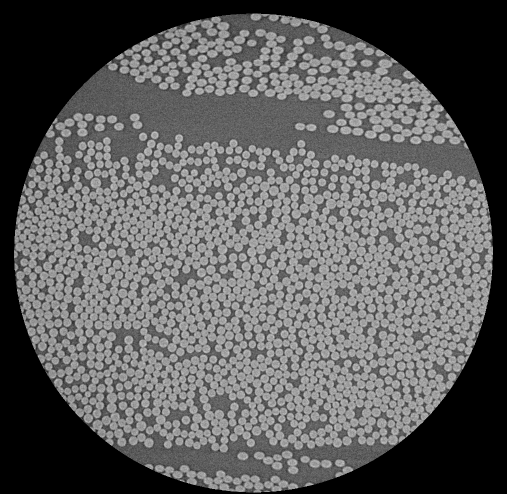
#> input picture Exam/Week 4/EX_4_data/CT_lab_high_res.png, 1013 x 988 px (shown at 1/2 size)
$ jupyter execute Exercises.ipynb   (shell and % lines are left out)
#> lines starting #> are read from the running program, lines starting #| are printed output that depends on the picture; long printed decimals are rounded
# Exercise 4.1 - rotation, translation and scale testing with 2D points

[cell 1]
import numpy as np
import matplotlib.pyplot as plt
import math

def get_points(n):
    return np.random.randint(low=-20, high=20, size=n), np.random.randint(low=-20, high=20, size=n)
n = 1000
x,y = get_points(n)

[cell 2]
plt.plot(x, y, 'ro')
plt.show()
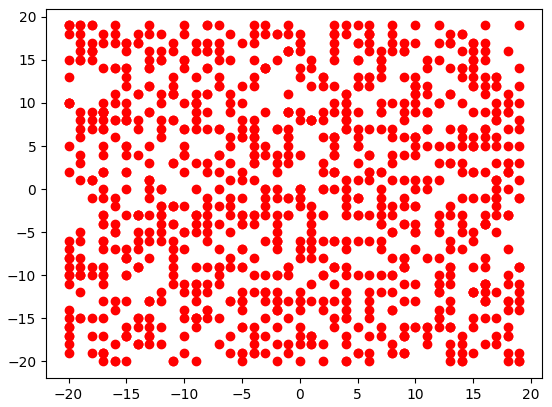
#> figure drawn by matplotlib, 1 panel

[cell 3]
def rotate_origin_only(xy, radians):
    """Only rotate a point around the origin (0, 0)."""
    x, y = xy
    xx = x * math.cos(radians) + y * math.sin(radians)
    yy = -x * math.sin(radians) + y * math.cos(radians)

    return xx, yy


rotated_x = []
rotated_y = []
for point in zip(x,y):
    new_x, new_y = rotate_origin_only(point, 0.25)
    rotated_x.append(new_x)
    rotated_y.append(new_y)
t_r_x = []
t_r_y = []
for point in zip(rotated_x,rotated_y):
    t_r_x.append(point[0] + 3)
    t_r_y.append(point[1] + 5)
plt.plot(t_r_x, t_r_y, 'ro')
plt.show()
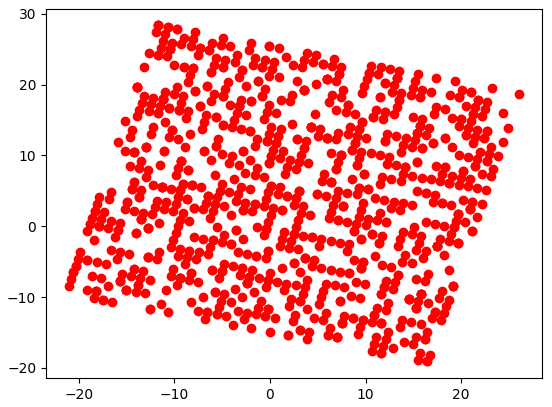
#> figure drawn by matplotlib, 1 panel

[cell 4]
centroid_p = np.array((np.mean(x), np.mean(y)))
centroid_q = np.array((np.mean(t_r_x), np.mean(t_r_y)))
plt.plot(centroid_p[0], centroid_p[1], 'bo')
plt.plot(x, y, 'ro')
plt.show()

[cell 5]
p = np.array((x,y))
q = np.array((t_r_x,t_r_y))
print(p)
print(q)
C = (np.matmul(np.subtract(q,centroid_q.reshape(2,1)),np.transpose(np.subtract(p,centroid_p.reshape(2,1)))))
print(C)
u, s, vh = np.linalg.svd(C)
print(u)
print(vh)

[cell 6]
R_hat = np.matmul(u, vh)
D = np.array([[1,0],[0,np.linalg.det(R_hat)]])
R = np.matmul(R_hat, D)
print(R)

[cell 7]
t = centroid_q - np.matmul(R, centroid_p)
print(t)

# Exercise 4.2 - SIFT feature matching

[cell 8]
import numpy as np
import argparse
import imutils
from matplotlib import pyplot as plt
import cv2

[cell 9]
image = cv2.imread('EX_4_data/CT_lab_high_res.png')
#> image is the input picture: shape (988, 1013, 3); min 0, max 220, mean 93.5
plt.imshow(image)
plt.show()
rotated = imutils.rotate_bound(image, 75)
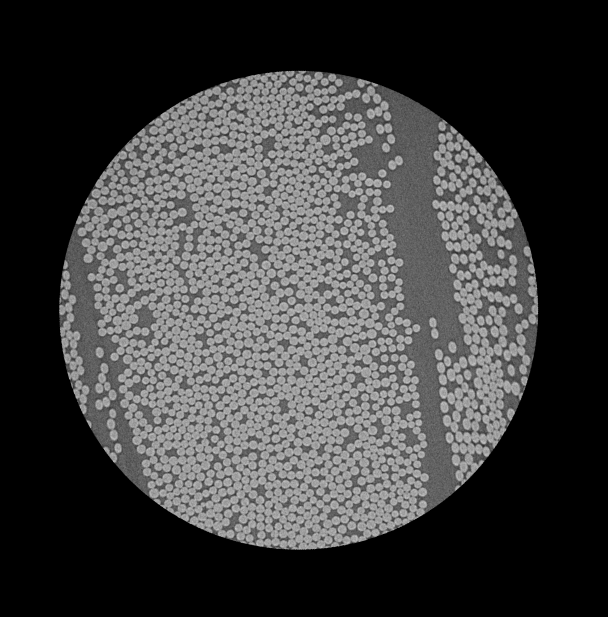
#> rotated: shape (1234, 1216, 3) (shown at 1/2 size); min 0, max 213, mean 62.3
scale_percent = 40 # percent of original size
width = int(rotated.shape[1] * scale_percent / 100)
#> width = 486
height = int(rotated.shape[0] * scale_percent / 100)
#> height = 493
dim = (width, height)
#> dim = (486, 493)
# resize image
rotated_resized = cv2.resize(rotated, dim, interpolation = cv2.INTER_AREA)
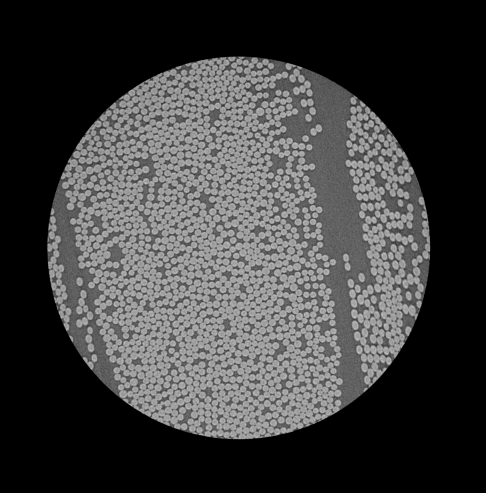
#> rotated_resized: shape (493, 486, 3); min 0, max 198, mean 62.3
plt.imshow(rotated_resized)
plt.show()

[cell 10]
print(cv2.__version__)
sift = cv2.xfeatures2d.SIFT_create()
kp1, des1 = sift.detectAndCompute(image,None)
#> kp1 = 19099 keypoints; strongest (x, y, size): (895, 231, 5.5), (931, 290, 5), (594, 975, 2.8), (115, 412, 3.2)
print(des1.shape)
#| (19099, 128)
kp2, des2 = sift.detectAndCompute(rotated_resized,None)
#> kp2 = 4304 keypoints; strongest (x, y, size): (385, 369, 2.2), (223, 240, 196.4), (288, 66, 4.2), (419, 304, 3.7)
print(des2.shape)
#| (4304, 128)

[cell 11]
bf = cv2.BFMatcher(cv2.NORM_L2)
matches = bf.knnMatch(des1,des2,k=2)
#> matches = 19099 matches

[cell 12]
good = []

print(matches[0][1].distance)
#| 79.981
for m,n in matches:
    if  m.distance < 0.6*n.distance:
        good.append([m])
#> after the loop, good = 2701 matches
# cv.drawMatchesKnn expects list of lists as matches.
print(good[0][0].distance)
#| 47.297
#good = sorted(student_tuples, key=lambda student: student[2])
img3 = cv2.drawMatchesKnn(image,kp1,rotated_resized,kp2,good[0:250],None,flags=cv2.DrawMatchesFlags_NOT_DRAW_SINGLE_POINTS, matchColor=[255,0,0])
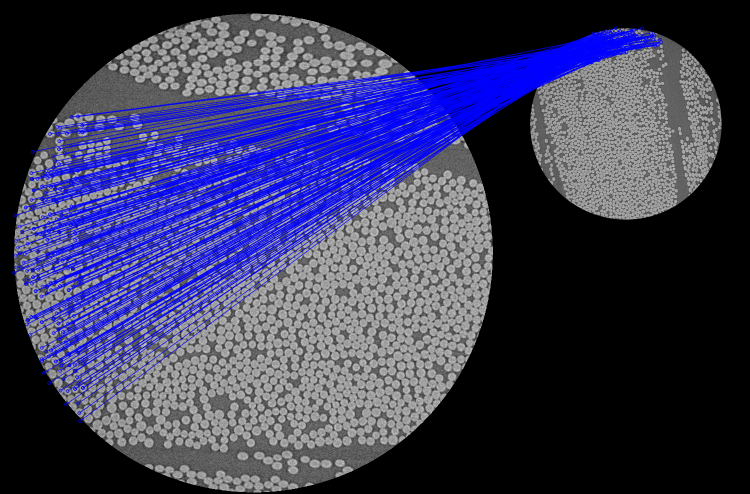
#> img3: shape (988, 1499, 3) (shown at 1/2 size); mean B, G, R 91.6, 58.5, 58.5
plt.imshow(img3)
plt.show()

[cell 13]
image_high_res = cv2.imread('EX_4_data/CT_lab_high_res.png')
plt.imshow(image_high_res)
plt.show()
image_low_res = cv2.imread('EX_4_data/CT_lab_low_res.png')
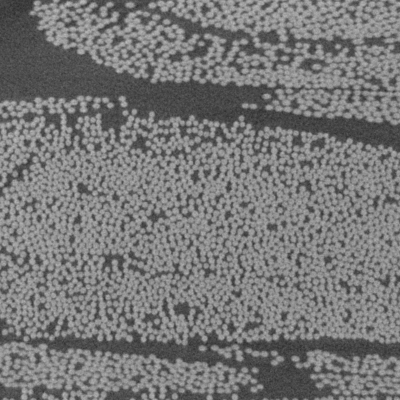
#> input picture Exam/Week 4/EX_4_data/CT_lab_low_res.png, 400 x 400 px
#> image_low_res is the input picture: shape (400, 400, 3); min 46, max 188, mean 119.7
plt.imshow(image_low_res)
plt.show()

[cell 14]
sift = cv2.xfeatures2d.SIFT_create()
kp1, des1 = sift.detectAndCompute(image_high_res,None)
print(des1.shape)
#| (19099, 128)
kp2, des2 = sift.detectAndCompute(image_low_res,None)
#> kp2 = 6363 keypoints; strongest (x, y, size): (267, 96, 4.2), (269, 107, 3.8), (245, 234, 3.9), (143, 225, 4.1)
print(des2.shape)
#| (6363, 128)
bf = cv2.BFMatcher(cv2.NORM_L2)
matches = bf.knnMatch(des1,des2,k=2)
good = []

print(matches[0][1].distance)
#| 270.701
for m,n in matches:
    if  m.distance < 0.6*n.distance:
        good.append([m])
#> after the loop, good = 638 matches
# cv.drawMatchesKnn expects list of lists as matches.
print(good[0][0].distance)
#| 115.391
#good = sorted(student_tuples, key=lambda student: student[2])
img3 = cv2.drawMatchesKnn(image_high_res,kp1,image_low_res,kp2,good,None,flags=cv2.DrawMatchesFlags_NOT_DRAW_SINGLE_POINTS, matchColor=[255,0,0])
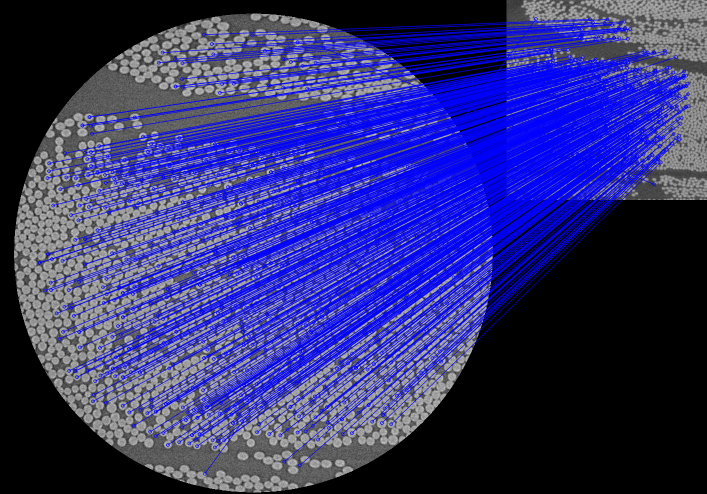
#> img3: shape (988, 1413, 3) (shown at 1/2 size); mean B, G, R 119, 49.6, 49.6
plt.imshow(img3)
plt.show()

# Exercise 4.3 - Transforming matched features

[cell 15]
#First we compute the descriptors and keypoints and find matches
kp1, des1 = sift.detectAndCompute(image_high_res,None)
kp2, des2 = sift.detectAndCompute(image_low_res,None)
bf = cv2.BFMatcher(cv2.NORM_L2)
matches = bf.knnMatch(des1,des2,k=2)
good = []
for m,n in matches:
    if  m.distance < 0.6*n.distance:
        good.append([m])

[cell 16]
#Filter out matches that have too large distance between them
print(len(good))
#| 638
result = list(filter(lambda x: (x[0].distance < 170), good))
#> result = 608 matches
print(len(result))
#| 608

[cell 17]
#Get keypoints of matches
p = []
q = []

for m in result:
    p.append(kp1[m[0].queryIdx].pt)
    q.append(kp2[m[0].trainIdx].pt)
#> after the loop, p = 608 pairs, first value 78.8 to 931.8, second value 84.08 to 929.9; q = 608 pairs, first value 48.93 to 363.4, second value 42.83 to 368.2

[cell 18]
centroid_p = np.mean(p, axis=0)
#> centroid_p = [500, 548.1]
centroid_q = np.mean(q, axis=0)
#> centroid_q = [203.9, 214.6]
avg_d_q = np.subtract(q,centroid_q)
#> avg_d_q = 608 pairs, first value -155 to 159.5, second value -171.7 to 153.6
dist_q = 0
for p_1 in avg_d_q:
    dist_q += math.sqrt(p_1[0]**2 + p_1[1]**2)
#> this loop made 608 passes
#> (p_1, dist_q) on passes 1 to 3: ([-155, -8.56], 155.2), ([-155, -8.56], 310.5), ([-151.4, 11.42], 462.3)
#> after the loop, dist_q = 62039.8
avg_d_p = np.subtract(p,centroid_p)
#> avg_d_p = 608 pairs, first value -421.2 to 431.7, second value -464.1 to 381.8
dist_p = 0
for p_1 in avg_d_p:
    dist_p += math.sqrt(p_1[0]**2 + p_1[1]**2)
#> this loop made 608 passes
#> (p_1, dist_p) on passes 1 to 3: ([-421.2, -22.96], 421.8), ([-421.2, -22.96], 843.7), ([-410.1, 32.37], 1255.1)
#> after the loop, dist_p = 168384.9
s=dist_q/dist_p
#> s = 0.368
print(s)
#| 0.3684

C = (np.matmul(np.transpose(avg_d_q), avg_d_p))
#> C = [[11010692.7, 22300.6], [53318.5, 8521406.1]]

u, s, vh = np.linalg.svd(C)
#> u = [[-1, -0.016], [-0.016, 1]]; s = [11011279.1, 8520844.3]; vh = [[-1, -0.0144], [-0.0144, 1]]
R_hat = np.matmul(u, vh)
#> R_hat = [[1, -0.00159], [0.00159, 1]]
D = np.array([[1,0],[0,np.linalg.det(R_hat)]])
#> D = [[1, 0], [0, 1]]
R = np.matmul(R_hat, D)
#> R = [[1, -0.00159], [0.00159, 1]]
print(R)
#| [[ 1 -0.001588]
#|  [ 0.001588  1]]
s=dist_q/dist_p
#> s = 0.368
t = centroid_q - np.matmul(R, centroid_p)*s
#> t = [20.03, 12.32]
print(t)
#| [20.026 12.317]

[cell 19]
img2 = cv2.drawKeypoints(image_high_res,kp1,None,color=(0,255,0), flags=0)
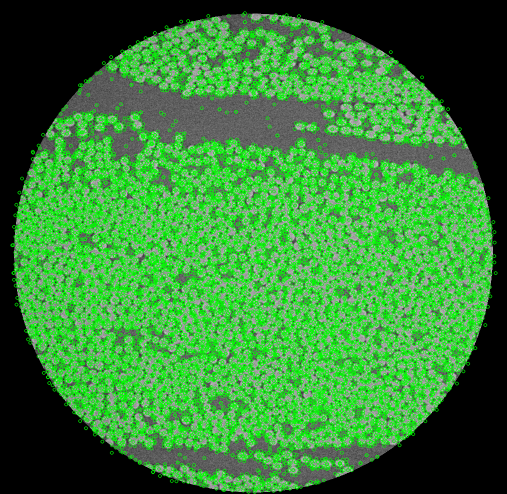
#> img2: shape (988, 1013, 3) (shown at 1/2 size); mean B, G, R 55.7, 129.8, 55.7
plt.imshow(img2)
plt.show()
